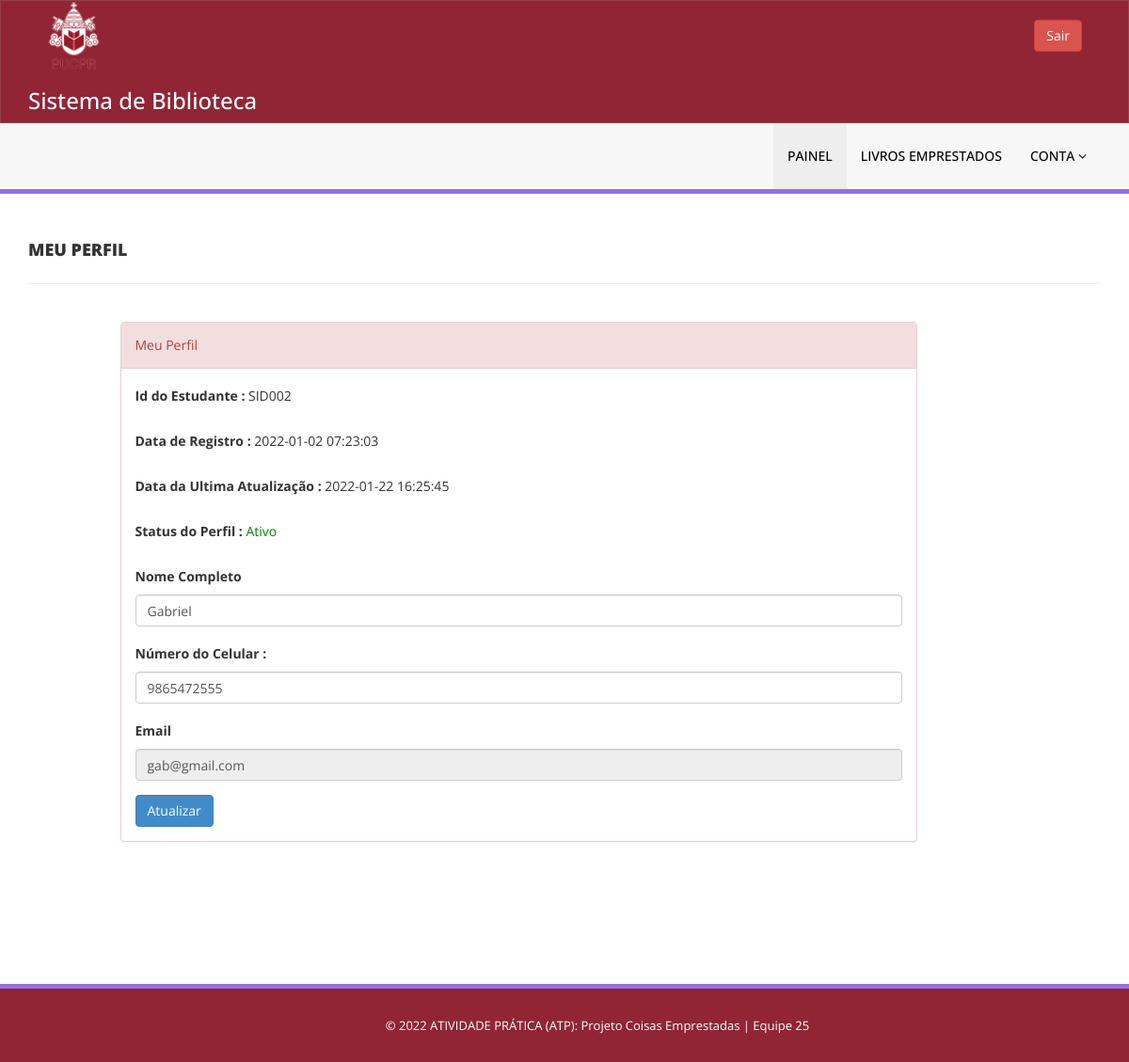
/perfil.php (signed in), run on the app's committed database.
### tables this page shows
CREATE TABLE `tblstudents` (
  `id` int(11) NOT NULL,
  `StudentId` varchar(100) DEFAULT NULL,
  `FullName` varchar(120) DEFAULT NULL,
  `EmailId` varchar(120) DEFAULT NULL,
  `MobileNumber` char(11) DEFAULT NULL,
  `Password` varchar(120) DEFAULT NULL,
  `Status` int(1) DEFAULT NULL,
  `RegDate` timestamp NULL DEFAULT current_timestamp(),
  `UpdationDate` timestamp NULL DEFAULT NULL ON UPDATE current_timestamp()
);

### perfil.php (the view, shortened to what this page needs)
<?php
include('includes/config.php');
if (strlen($_SESSION['login']) == 0) {
    header('location:index.php');
} else {
?>
<!DOCTYPE html>
<html xmlns="http://www.w3.org/1999/xhtml">
<head>
    <link href="assets/css/bootstrap.css" rel="stylesheet" />
    <link href="assets/css/font-awesome.css" rel="stylesheet" />
    <link href="assets/css/style.css" rel="stylesheet" />
</head>
<body>
    <?php include('includes/header.php'); ?>
    <div class="content-wrapper">
        <div class="container">
            <div class="row pad-botm">
                <div class="col-md-12">
                    <h4 class="header-line">Meu Perfil</h4>
                </div>
            </div>
            <div class="row">
                <div class="col-md-9 col-md-offset-1">
                    <div class="panel panel-danger">
                        <div class="panel-heading">
                        Meu Perfil
                        </div>
                        <div class="panel-body">
                            <form name="signup" method="post">
                                <?php
    $sid = $_SESSION['stdid'];
    $sql = "SELECT StudentId,FullName,EmailId,MobileNumber,RegDate,UpdationDate,Status from  tblstudents  where StudentId=:sid ";
    $query = $dbh->prepare($sql);
    $query->bindParam(':sid', $sid, PDO::PARAM_STR);
    $query->execute();
    $results = $query->fetchAll(PDO::FETCH_OBJ);
    if ($query->rowCount() > 0) {
        foreach ($results as $result) { ?>
                                <div class="form-group">
                                    <label>Id do Estudante : </label>
                                    <?php echo htmlentities($result->StudentId); ?>
                                </div>
                                <div class="form-group">
                                    <label>Data de Registro : </label>
                                    <?php echo htmlentities($result->RegDate); ?>
                                </div>
                                <?php if ($result->UpdationDate != "") { ?>
                                <div class="form-group">
                                    <label>Data da Ultima Atualização : </label>
                                    <?php echo htmlentities($result->UpdationDate); ?>
                                </div>
                                <?php } ?>
                                <div class="form-group">
                                    <label>Status do Perfil : </label>
                                    <?php if ($result->Status == 1) { ?>
                                    <span style="color: green">Ativo</span>
                                    <?php } else { ?>
                                    <span style="color: red">BLoqueado</span>
                                    <?php } ?>
                                </div>
                                <div class="form-group">
                                    <label>Nome Completo</label>
                                    <input class="form-control" type="text" name="fullanme"
                                        value="<?php echo htmlentities($result->FullName); ?>" autocomplete="off"
                                        required />
                                </div>
                                <div class="form-group">
                                    <label>Número do Celular :</label>
                                    <input class="form-control" type="text" name="mobileno" maxlength="10"
                                        value="<?php echo htmlentities($result->MobileNumber); ?>" autocomplete="off"
                                        required />
                                </div>
                                <div class="form-group">
                                    <label>Email</label>
                                    <input class="form-control" type="email" name="email" id="emailid"
                                        value="<?php echo htmlentities($result->EmailId); ?>" autocomplete="off" required
                                        readonly />
                                </div>
                                <?php }
    } ?>
                                <button type="submit" name="update" class="btn btn-primary" id="submit">Atualizar
                                </button>
                            </form>
                        </div>
                    </div>
                </div>
            </div>
        </div>
    </div>
    <?php include('includes/footer.php'); ?>
</body>
</html>
<?php } ?>

### assets/css/style.css (style rules this page uses)
.content-wrapper { margin-top: 40px; min-height: 800px; padding-bottom: 90px; }
.header-line { font-weight: 900; padding-bottom: 25px; border-bottom: 1px solid #eeeeee; text-transform: uppercase; }
.pad-botm { padding-bottom: 30px; }

### data on the page
tblstudents: StudentId "SID002", RegDate "2022-01-02 07:23:03", UpdationDate "2022-01-22 16:25:45", Status "Ativo", fullanme "Gabriel", mobileno "9865472555", email "gab@gmail.com"
